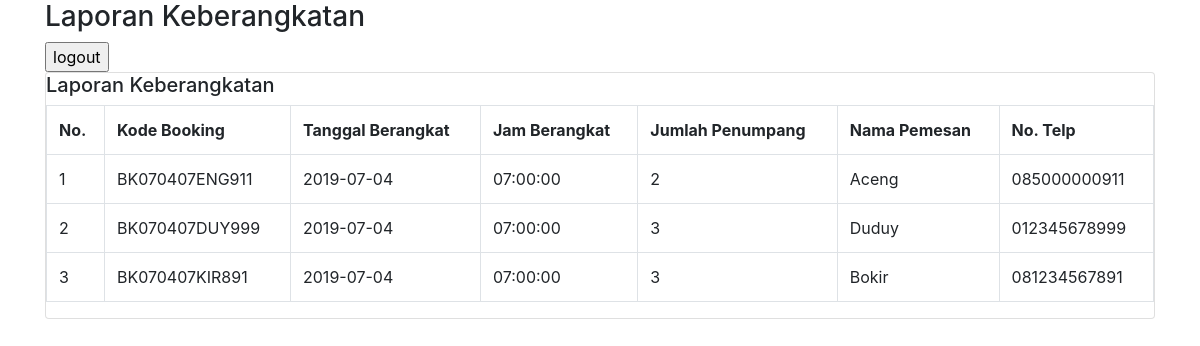
Page /lapdriver.php on the committed database.
### tables this page shows
CREATE TABLE IF NOT EXISTS `tbpembayaran` (
  `waktu` timestamp NOT NULL DEFAULT CURRENT_TIMESTAMP ON UPDATE CURRENT_TIMESTAMP,
  `id_rand` varchar(15) NOT NULL,
  `kode_bayar` varchar(15) NOT NULL,
  `harga` float NOT NULL,
  `jml_tiket` int(5) NOT NULL,
  `no_hp` varchar(12) NOT NULL,
  `kd_mtd` varchar(15) NOT NULL,
  `total_bayar` varchar(6) NOT NULL,
  `tgl_batas` date NOT NULL,
  `kode_otp` int(5) NOT NULL,
  `statusb` varchar(25) NOT NULL
);

CREATE TABLE IF NOT EXISTS `tbbooking` (
  `waktu` timestamp NOT NULL DEFAULT CURRENT_TIMESTAMP ON UPDATE CURRENT_TIMESTAMP,
  `id_tiket` varchar(15) NOT NULL,
  `kode_booking` varchar(15) NOT NULL,
  `nama_pembooking` varchar(25) NOT NULL,
  `nama_penumpang` varchar(25) NOT NULL,
  `nama_penumpang2` varchar(25) NOT NULL,
  `nama_penumpang3` varchar(25) NOT NULL,
  `no_hp` varchar(12) NOT NULL,
  `email` varchar(25) NOT NULL,
  `id_rand` varchar(15) NOT NULL,
  `jam` time NOT NULL
);

CREATE TABLE IF NOT EXISTS `tbberangkat` (
  `rencent` timestamp NOT NULL DEFAULT CURRENT_TIMESTAMP ON UPDATE CURRENT_TIMESTAMP,
  `id_berangkat` varchar(15) NOT NULL,
  `id_tujuan` varchar(15) NOT NULL,
  `tgl_berangkat` date NOT NULL,
  `jml_tiket` int(5) NOT NULL,
  `id_rand` varchar(15) NOT NULL
);

### lapdriver.php (the view, shortened to what this page needs)
<!DOCTYPE html>
<html lang="en">
<head>
    <link rel="stylesheet" href="css/bootstrap.min.css">
</head>
<body>
    <div class="container">
        <h3>Laporan Keberangkatan</h3>
        <a href="inc/logout.php"><input type="button" name="logout" id="logout" value="logout"></a>
        <div class="card">
            <h5>Laporan Keberangkatan </h5>
            <table class="table table-bordered">
                <tr>
                    <th>No.</th>
                    <th>Kode Booking</th>
                    <th>Tanggal Berangkat</th>
                    <th>Jam Berangkat</th>
                    <th>Jumlah Penumpang</th>
                    <th>Nama Pemesan</th>
                    <th>No. Telp</th>
                </tr>
                <?php
                $result = mysqli_query($conn, "SELECT * FROM tbbooking INNER JOIN tbpembayaran ON tbbooking.id_rand = tbpembayaran.id_rand INNER JOIN tbberangkat ON tbbooking.id_rand = tbberangkat.id_rand");
                $i = 1;
                while ($test = mysqli_fetch_array($result)) {
                    echo "<tr>";
                    echo "<td>" . $i . "</td>";
                    echo "<td>" . $test['kode_booking'] . "</td>";
                    echo "<td>" . $test['tgl_berangkat'] . "</td>";
                    echo "<td>" . $test['jam'] . "</td>";
                    echo "<td>" . $test['jml_tiket'] . "</td>";
                    echo "<td>" . $test['nama_pembooking'] . "</td>";
                    echo "<td>" . $test['no_hp'] . "</td>";
                    echo "</tr>";
                    $i++;
                }
                ?>
            </table>
        </div>
    </div>
</body>
</html>

### rows in the picture
tbpembayaran: tbbooking.kode_booking "BK070407ENG911", tbberangkat.tgl_berangkat "2019-07-04", tbbooking.jam "07:00:00", tbberangkat.jml_tiket "2", tbbooking.nama_pembooking "Aceng", no_hp "085000000911"
tbpembayaran: tbbooking.kode_booking "BK070407DUY999", tbberangkat.tgl_berangkat "2019-07-04", tbbooking.jam "07:00:00", tbberangkat.jml_tiket "3", tbbooking.nama_pembooking "Duduy", no_hp "012345678999"
tbpembayaran: tbbooking.kode_booking "BK070407KIR891", tbberangkat.tgl_berangkat "2019-07-04", tbbooking.jam "07:00:00", tbberangkat.jml_tiket "3", tbbooking.nama_pembooking "Bokir", no_hp "081234567891"
